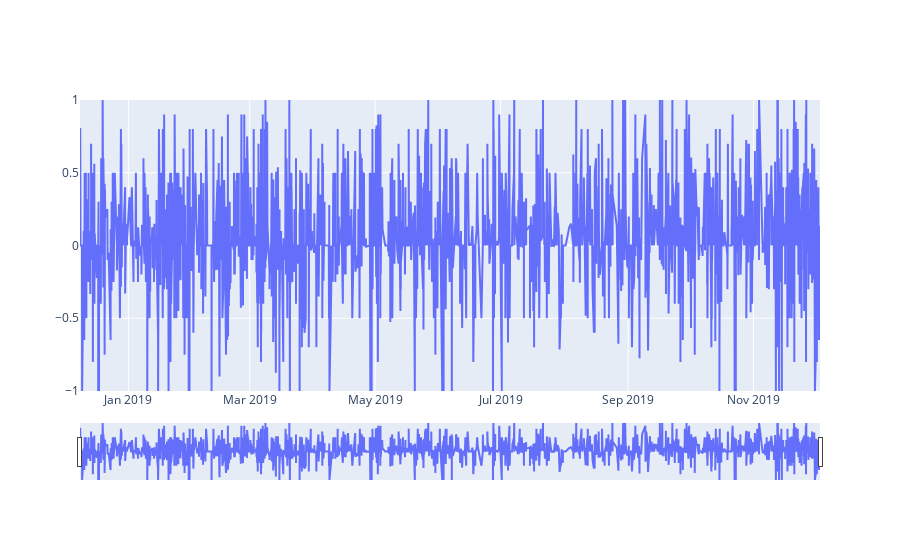

Notebook code for this chart:
### Code cell
ppc_accounts_year_sentiment_filename = 'preprocessed/ppc_accounts_timeline_year_sentiment_polarity.csv'
get_sentiment_post_percentage_per_party(ppc_accounts_year_sentiment_filename, positive = True)
get_sentiment_post_percentage_per_person(ppc_accounts_year_sentiment_filename, positive = True, max_person_num = 15)

get_sentiment_post_percentage_per_party(ppc_accounts_year_sentiment_filename, positive = False)
get_sentiment_post_percentage_per_person(ppc_accounts_year_sentiment_filename, positive = False, max_person_num = 15)

plot_tweet_sentiment_per_person(ppc_accounts_year_sentiment_filename, 'Diane Abbott')

### Figure 1 — Plotly figure (JSON) as saved in the notebook; plotly's stock layout.template omitted (floating-point values rounded to 4 significant figures; data arrays with more than 128 entries replaced by an {"elided": "..."} marker saying what was removed)
{"data": [{"type": "scatter", "x": {"elided": "3081 str values"}, "y": {"elided": "3081 float values"}}], "layout": {"xaxis": {"rangeslider": {"visible": true}}, "yaxis": {"range": [-1, 1]}}}
